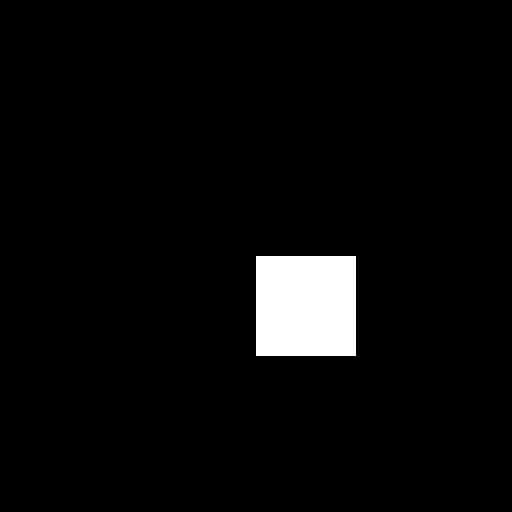
Frame 1 (no input)
Frame 60 (the mouse pressed at the canvas centre just before this capture): identical to frame 1, image omitted
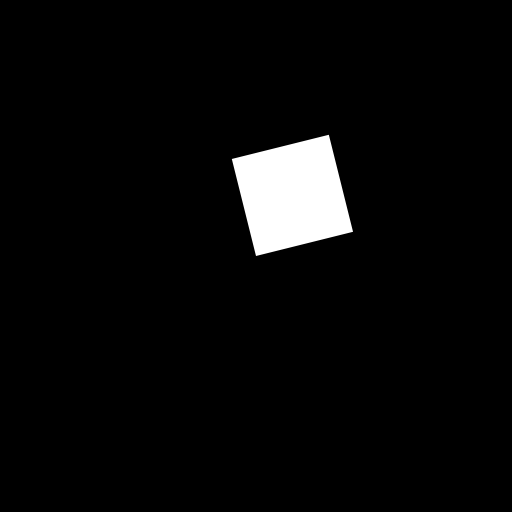
Frame 120 (the mouse held since frame 60 and released just before this capture)

The Processing sketch that drew these frames (run headless with seeded random() and noise(); from frame 60 on, the mouse is pressed at the canvas centre):

// Processing sketch: example_170913f_rotation
// ── example_170913f_rotation.pde
void setup() {
  size(512, 512);
  background(0);
}

void draw() {
  background(0);
  
  // Translate the grid
  translate(width/2, height / 2);
  
  // Rotate according to the vertical mouse position
  rotate(radians(mouseY));
  
  // Draw a rectangle
  fill(255);
  noStroke();
  rect(0, 0, 100, 100);
}
